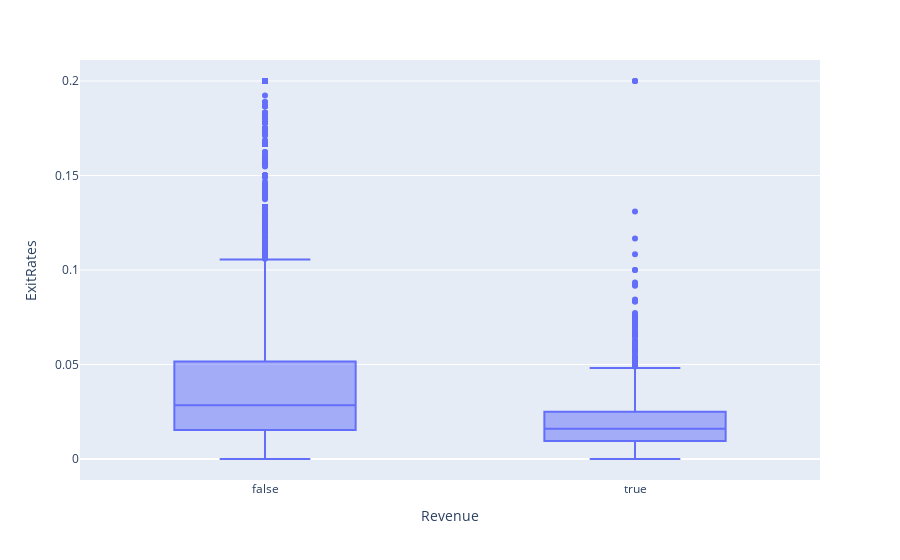

Notebook code for this chart:
### Code cell
fig = px.box(df, x='Revenue', y='ExitRates')

fig.show()

### Figure 1 — Plotly figure (JSON) as saved in the notebook; plotly's stock layout.template omitted (floating-point values rounded to 4 significant figures; data arrays with more than 128 entries replaced by an {"elided": "..."} marker saying what was removed)
{"data": [{"alignmentgroup": "True", "hovertemplate": "Revenue=%{x}<br>ExitRates=%{y}<extra></extra>", "legendgroup": "", "marker": {"color": "#636efa"}, "name": "", "notched": false, "offsetgroup": "", "orientation": "v", "showlegend": false, "type": "box", "x": {"elided": "12205 bool values"}, "x0": " ", "xaxis": "x", "y": {"elided": "12205 float values"}, "y0": " ", "yaxis": "y"}], "layout": {"boxmode": "group", "legend": {"tracegroupgap": 0}, "margin": {"t": 60}, "xaxis": {"anchor": "y", "domain": [0, 1], "title": {"text": "Revenue"}}, "yaxis": {"anchor": "x", "domain": [0, 1], "title": {"text": "ExitRates"}}}}
